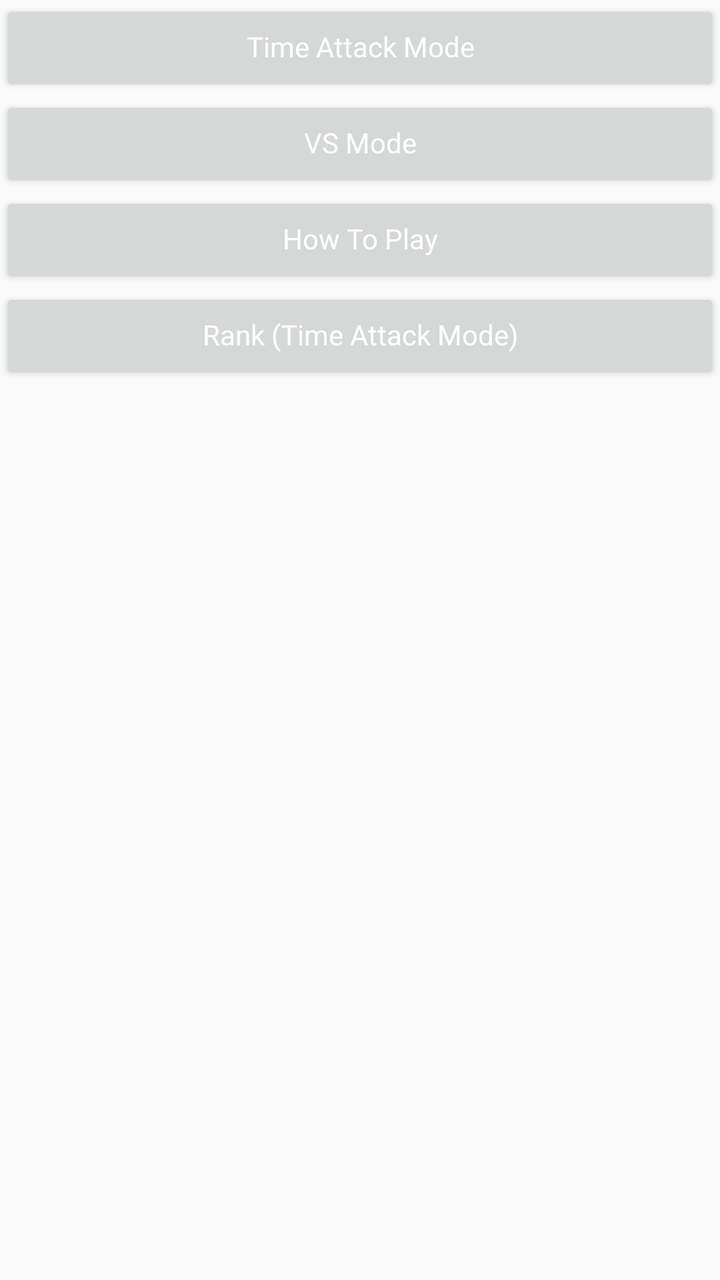
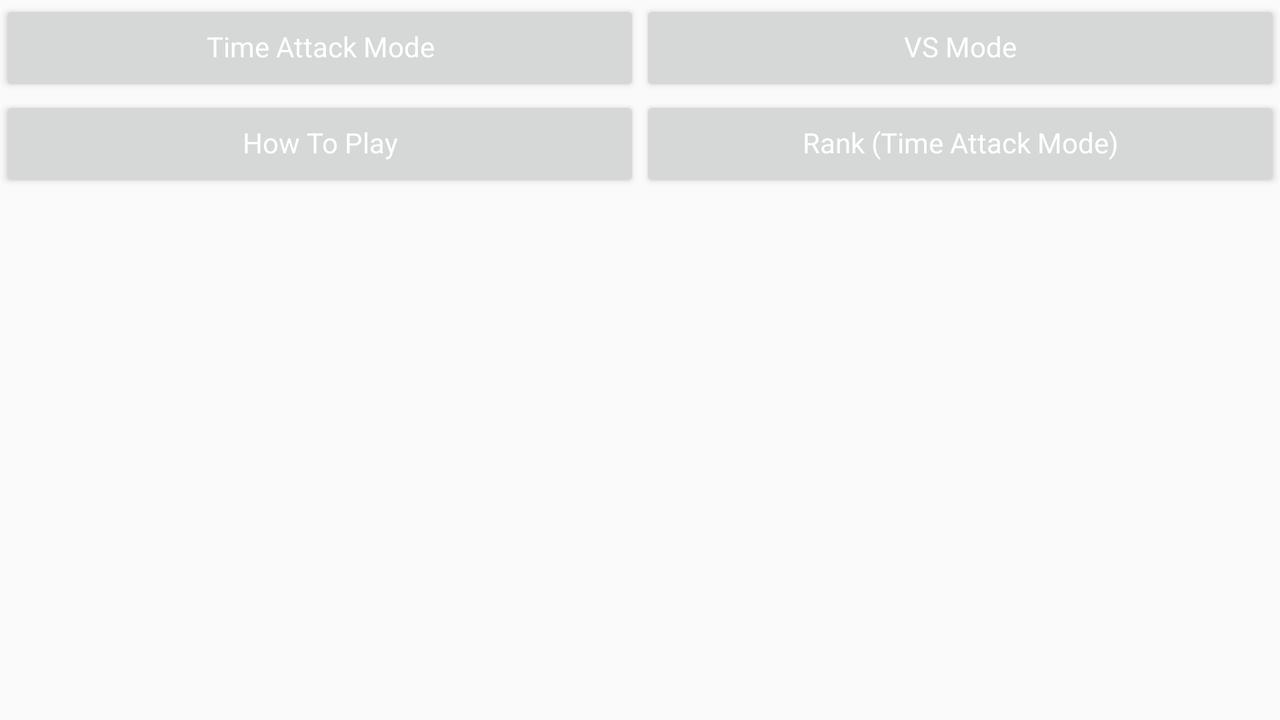

One screen, two layout resources from the same app: the default and the author's alternative for another configuration. Each is rendered where Android would select it; the XML of both is given below.
<!-- AndroidManifest.xml: application theme AppTheme -->
<!-- res/layout/activity_main_buttons.xml -->
<?xml version="1.0" encoding="utf-8"?>
<LinearLayout xmlns:android="http://schemas.android.com/apk/res/android"
    android:layout_width="wrap_content"
    android:layout_height="match_parent"
    android:orientation="vertical">

    <ScrollView
        android:layout_width="match_parent"
        android:layout_height="match_parent">
        <LinearLayout
            android:layout_width="match_parent"
            android:layout_height="match_parent"
            android:gravity="center_horizontal"
            android:orientation="vertical">

            <Button
                android:id="@+id/main_buttons_btn_timeattack"
                style="@style/setControlButtonStyle"
                android:layout_width="match_parent"
                android:text="@string/main_btn_time"/>

            <Button
                android:id="@+id/main_buttons_btn_vsmode"
                style="@style/setControlButtonStyle"
                android:layout_width="match_parent"
                android:text="@string/main_btn_vs"/>

            <Button
                android:id="@+id/main_buttons_btn_howtoplay"
                style="@style/setControlButtonStyle"
                android:layout_width="match_parent"
                android:text="@string/main_btn_how"/>

            <Button
                android:id="@+id/main_buttons_btn_rank"
                style="@style/setControlButtonStyle"
                android:layout_width="match_parent"
                android:text="@string/main_btn_rank"/>

        </LinearLayout>
    </ScrollView>
</LinearLayout>
<!-- resources referenced by this layout -->
<resources>
  <string name="main_btn_how" translatable="false">How To Play</string>
  <string name="main_btn_rank">Rank (Time Attack Mode)</string>
  <string name="main_btn_time" translatable="false">Time Attack Mode</string>
  <string name="main_btn_vs">VS Mode</string>
  <style name="setControlButtonStyle" parent="@style/setBasicButtonStyle">
          <item name="android:textColor">@color/base_white</item>
      </style>
  <style name="AppTheme" parent="Theme.AppCompat.Light.NoActionBar">
          
          <item name="colorPrimary">@color/colorPrimary</item>
          <item name="colorPrimaryDark">@color/colorPrimaryDark</item>
          <item name="colorAccent">@color/colorAccent</item>
      </style>
  <style name="setBasicButtonStyle">
          <item name="android:layout_width">wrap_content</item>
          <item name="android:layout_height">wrap_content</item>
          <item name="android:gravity">center</item>
          <item name="android:textAppearance">?android:attr/textAppearanceSmall</item>
          <item name="android:maxLines">1</item>
          <item name="android:ellipsize">marquee</item>
          <item name="android:marqueeRepeatLimit">marquee_forever</item>
          <item name="android:includeFontPadding">false</item>
      </style>
  <color name="base_white">#ffffffff</color>
  <color name="colorPrimary">#FFFFFF</color>
  <color name="colorPrimaryDark">#000000</color>
  <color name="colorAccent">#FF4081</color>
</resources>
<!-- res/layout-land/activity_main_buttons.xml (the author's variant of the layout above) -->
<!-- drawn on the phone turned sideways -->
<?xml version="1.0" encoding="utf-8"?>
<LinearLayout xmlns:android="http://schemas.android.com/apk/res/android"
    android:layout_width="wrap_content"
    android:layout_height="match_parent"
    android:orientation="horizontal">

    <ScrollView
        android:layout_width="match_parent"
        android:layout_height="match_parent">

        <LinearLayout
            android:layout_width="match_parent"
            android:layout_height="match_parent"
            android:gravity="center_horizontal"
            android:orientation="horizontal">

            <LinearLayout
                android:layout_width="match_parent"
                android:layout_height="wrap_content"
                android:layout_weight="1"
                android:orientation="vertical">

                <Button
                    android:id="@+id/main_buttons_btn_timeattack"
                    style="@style/setControlButtonStyle"
                    android:layout_width="match_parent"
                    android:text="@string/main_btn_time"/>

                <Button
                    android:id="@+id/main_buttons_btn_howtoplay"
                    style="@style/setControlButtonStyle"
                    android:layout_width="match_parent"
                    android:text="@string/main_btn_how"/>

            </LinearLayout>

            <LinearLayout
                android:layout_width="match_parent"
                android:layout_height="wrap_content"
                android:layout_weight="1"
                android:orientation="vertical">

                <Button
                    android:id="@+id/main_buttons_btn_vsmode"
                    style="@style/setControlButtonStyle"
                    android:layout_width="match_parent"
                    android:text="@string/main_btn_vs"/>

                <Button
                    android:id="@+id/main_buttons_btn_rank"
                    style="@style/setControlButtonStyle"
                    android:layout_width="match_parent"
                    android:text="@string/main_btn_rank"/>

            </LinearLayout>
        </LinearLayout>
    </ScrollView>
</LinearLayout>
